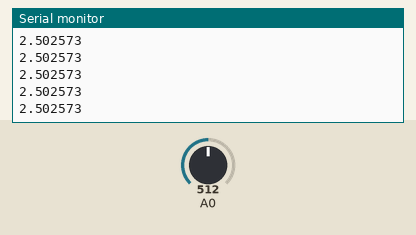
Simulated run of this sketch. Board: Arduino Uno, built with avr-gcc and run on an emulated ATmega328P. Parts: the last lines printed to the serial monitor. Inputs (shaded band) come from the test bench; at power-on: A0 = 512. Storage starts empty.

Above: at 1.2 s.
1.3 s: A0 set to 716
At 1.8 s:
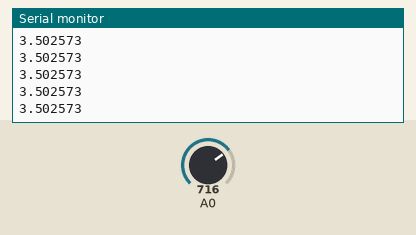
2.8 s: A0 set to 900
At 3.6 s:
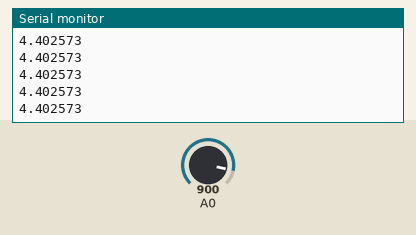
Timing chart, 0 to 5.8 s (numbered marks = the images above; inputs shaded):
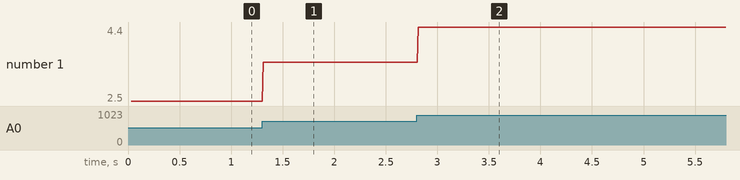

Measured:
- after the input at 1.3 s, the serial monitor: prints a new line at once (image 1)
- after the input at 2.8 s, the serial monitor: prints a new line at once (image 2)
- plotted number 1: 2.5 → 3.5 after the input at 1.3 s, 3.5 → 4.4 after the input at 2.8 s

The sketch:

codigo_alfa.ino
```cpp
// instancio las variables globales y librerias requeridas
#include <SD.h>
File Archivo;

void setup() {
  //Se esablece comunicación con el monitor serial para la comprobación de la
  //carga de datos.
  Serial.begin(9600);
  if (!SD.begin(10)) {

    return;
  }
  // Se crear el archivo
  Archivo = SD.open("datos.txt", FILE_WRITE);
}

void loop() {
  // Lectura del puerto analogo de la señal resultante del filtro de pasabanda
  int sensorValue = analogRead(A0);
  // Conversion analogo a digital
  float voltage = sensorValue * (5.0 / 1023.0);

  // Se intenta abrir el archivo
  Archivo = SD.open("datos.txt");
  if (Archivo) {

    //Se muestra por el monitor que la información que va a aparecer es la del
    //archivo datos.txt.
    Serial.print(voltage);
    Serial.println('\n\r');

    //Se implementa un bucle que recorrerá el archivo hasta que no encuentre más
    //información (Archivo.available()==FALSE).
    while (Archivo.available()) {

      //Se escribe la información que ha sido leída del archivo.
      Serial.write(Archivo.read());
    }

    //Si todo ha ido bien cierra el archivo para no perder datos.
    Archivo.close();
  }
  else {
    // Mensaje en caso de error
    Serial.println("El archivo datos.txt no se abrió correctamente");
  }
}
```
